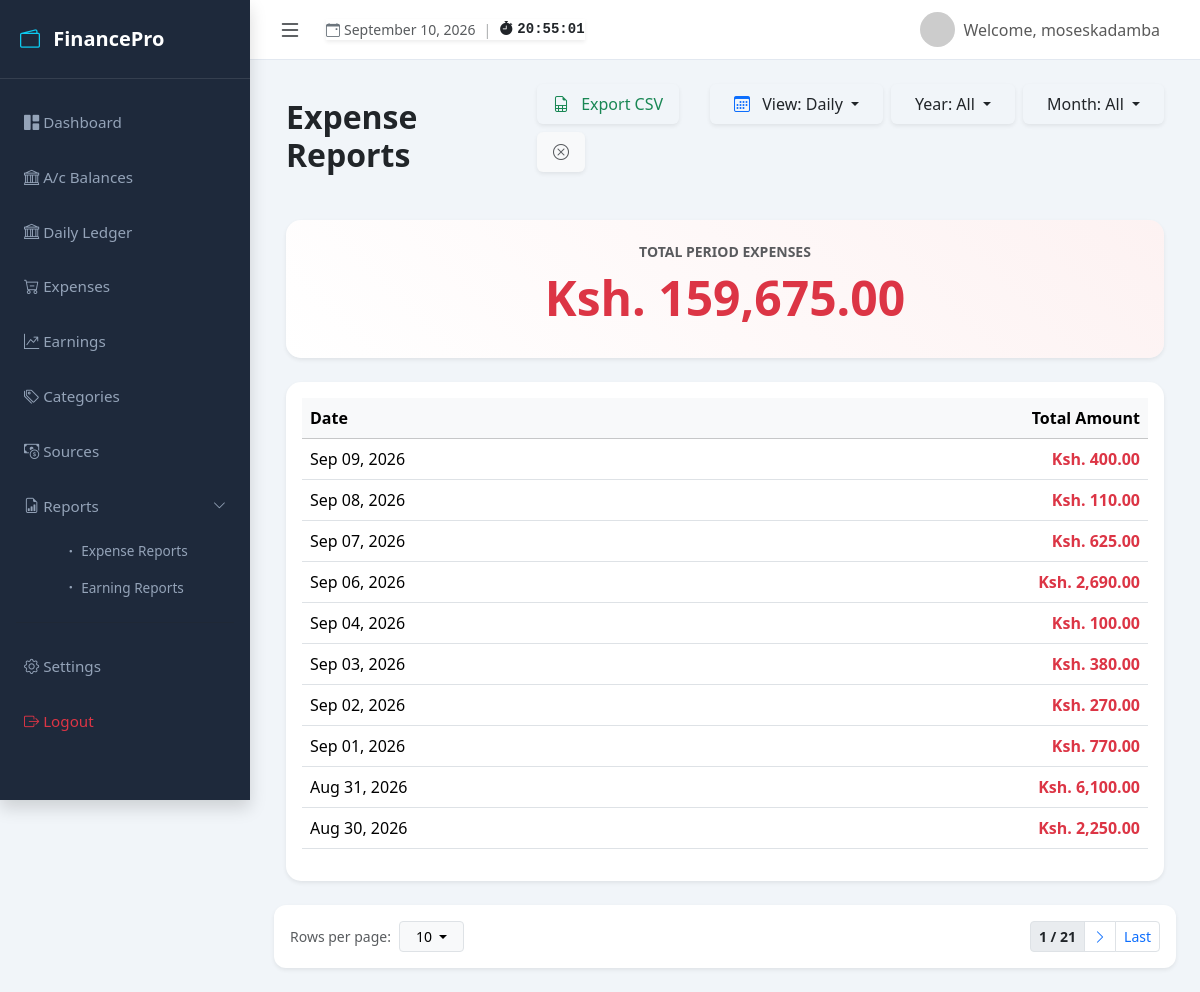
The page /reports/expenses/ (signed in) on the database its author committed.
### myapp/models.py (models this page shows, shortened)
class Expense(models.Model):
    user = models.ForeignKey(User, on_delete=models.CASCADE, related_name='expenses')
    amount = models.DecimalField(
        max_digits=10,
        decimal_places=2,
        validators=[MinValueValidator(Decimal('0.01'))]
    )
    category = models.ForeignKey(
        Category,
        on_delete=models.SET_NULL,
        null=True,
        blank=True,
        related_name='expenses'
    )
    description = models.TextField(blank=True, null=True)
    date = models.DateField(default=timezone.now)
    created_at = models.DateTimeField(auto_now_add=True)
    updated_at = models.DateTimeField(auto_now=True)
    class Meta:
        ordering = ['-date', '-created_at']

### myapp/views.py (the view)
# urls.py: path('reports/expenses/', views.expense_reports, name='expense_reports'),
@login_required
def expense_reports(request):
    filter_type = request.GET.get('filter', 'daily')
    year_filter = request.GET.get('year')
    month_filter = request.GET.get('month')
    trunc_map = {
        'daily': TruncDay('date'),
        'weekly': TruncWeek('date'),
        'monthly': TruncMonth('date'),
        'yearly': TruncYear('date'),
    }
    trunc_func = trunc_map.get(filter_type, TruncDay('date'))
    expenses_qs = Expense.objects.filter(user=request.user)
    if year_filter and year_filter.isdigit():
        expenses_qs = expenses_qs.filter(date__year=year_filter)
    if month_filter and month_filter.isdigit():
        expenses_qs = expenses_qs.filter(date__month=month_filter)
    per_page = request.GET.get('per_page', '10')
    if not per_page.isdigit():
        per_page = 10
    else:
        per_page = int(per_page)
    report_data = (
        expenses_qs.annotate(period=trunc_func)
        .values('period')
        .annotate(total_amount=Sum('amount'))
        .order_by('-period')
    )
    report_data = list(report_data)
    total_amount = sum(item['total_amount'] or 0 for item in report_data)
    for item in report_data:
        item['total_amount'] = (item['total_amount'] or 0)
        if filter_type == 'weekly' and item['period']:
            item['end_period'] = item['period'] + timedelta(days=6)
    years = (
        Expense.objects.filter(user=request.user)
        .annotate(y=ExtractYear('date'))
        .values_list('y', flat=True)
        .distinct()
        .order_by('-y')
    )
    years = [str(y) for y in years]
    paginator = Paginator(report_data, per_page)
    page_number = request.GET.get('page')
    page_obj = paginator.get_page(page_number)
    context = {
        'report_data': page_obj,  # Pass the paginated object containing list fragments
        'filter_type': filter_type,
        'year_filter': year_filter,
        'month_filter': month_filter,
        'total_sum': total_amount,
        'years': years,
        'months': [(i, calendar.month_name[i]) for i in range(1, 13)],
        'per_page': per_page,
    }
    return render(request, 'myapp/expense_reports.html', context)

### myapp/context_processors.py (called while the page is built)
def global_tracker_context(request):
    user_tz_name = settings.TIME_ZONE
    if request.user.is_authenticated:
        try:
            profile = request.user.profile
            user_tz_name = profile.timezone
        except UserProfile.DoesNotExist:
            pass
    try:
        timezone.activate(user_tz_name)
        active_date = timezone.localdate()
    except Exception:
        timezone.activate(settings.TIME_ZONE)
        user_tz_name = settings.TIME_ZONE
        active_date = timezone.localdate()
    return {
        'timezone_name': user_tz_name,
        'today': active_date
    }

### myapp/templates/myapp/expense_reports.html (shortened to what this page needs)
{% extends 'myapp/base.html' %}
{% block content %}
<div class="container-fluid">
    <div class="d-flex justify-content-between align-items-center mb-4">
        <h2 class="fw-bold">Expense Reports</h2>
        <div class="d-flex gap-2 mb-4 flex-wrap">
            <a href="{% url 'expenses:report_expenses_csv' %}?filter={{ filter_type }}&year={{ year_filter }}&month={{ month_filter }}"
               class="btn btn-outline-success shadow-sm border-0 px-3 py-2">
                <i class="bi bi-file-earmark-spreadsheet me-2"></i> Export CSV
            </a>
            <div class="dropdown ms-md-auto">
                <button class="btn btn-white shadow-sm border-0 dropdown-toggle px-4 py-2" type="button" data-bs-toggle="dropdown">
                    <i class="bi bi-calendar3 me-2 text-primary"></i>
                    View: {{ filter_type|capfirst }}
                </button>
            </div>
            <div class="dropdown">
                <button class="btn btn-white shadow-sm border-0 dropdown-toggle px-4 py-2" type="button" data-bs-toggle="dropdown">
                    Year: {% if year_filter %}{{ year_filter }}{% else %}All{% endif %}
                </button>
            </div>
            {% if filter_type != 'yearly' %}
            <div class="dropdown">
                <button class="btn btn-white shadow-sm border-0 dropdown-toggle px-4 py-2" type="button" data-bs-toggle="dropdown">
                    Month:
                    {% if month_filter %}
                        {% for m_num, m_name in months %}
                            {% if month_filter|stringformat:"s" == m_num|stringformat:"s" %}{{ m_name }}{% endif %}
                        {% endfor %}
                    {% else %}
                        All
                    {% endif %}
                </button>
            </div>
            {% endif %}
            <a href="?" class="btn btn-light shadow-sm border-0 px-3 py-2 text-muted" title="Clear Filters">
                <i class="bi bi-x-circle"></i>
            </a>
        </div>
    </div>
    <div class="card border-0 shadow-sm mb-4" style="border-radius: 15px; background: linear-gradient(45deg, #ffffff, #fdf2f2);">
        <div class="card-body p-4 text-center">
            <h6 class="text-uppercase text-muted small fw-bold">Total period Expenses</h6>
            <h1 class="display-5 fw-bold text-danger">Ksh. {{ total_sum|floatformat:2 }}</h1>
        </div>
    </div>
    <div class="card border-0 shadow-sm" style="border-radius: 15px;">
        <div class="table-responsive p-3">
            <table class="table table-hover align-middle">
                <thead class="table-light">
                    <tr>
                        <th>{% if filter_type == 'daily' %}Date
                            {% elif filter_type == 'weekly' %}Week
                            {% elif filter_type == 'monthly' %}Month
                            {% elif filter_type == 'yearly' %}Year
                            {% endif %}
                        </th>
                        <th class="text-end">Total Amount</th>
                    </tr>
                </thead>
                <tbody>
                    {% for item in report_data %}
                    <tr>
                        <td class="fw-medium">
                            {% if filter_type == 'daily' %}
                                {{ item.period|date:"M d, Y" }}
                            {% elif filter_type == 'weekly' %}
                                {{ item.period|date:"d M" }} - {{ item.end_period|date:"d M Y" }}
                            {% elif filter_type == 'monthly' %}
                                {{ item.period|date:"F Y" }}
                            {% else %}
                                {{ item.period|date:"Y" }}
                            {% endif %}
                        </td>
                        <td class="text-end fw-bold text-danger">
                            Ksh. {{ item.total_amount|floatformat:2 }}
                        </td>
                    </tr>
                    {% endfor %}
                </tbody>
            </table>
            </div>
        </div>
    </div>
    <div class="d-flex flex-column flex-md-row justify-content-between align-items-center mt-4 bg-white p-3 shadow-sm" style="border-radius: 12px;">
        <div class="d-flex align-items-center mb-3 mb-md-0">
            <span class="text-muted small me-2">Rows per page:</span>
            <div class="dropdown">
                <button class="btn btn-sm btn-light border dropdown-toggle px-3" type="button" data-bs-toggle="dropdown">
                    {{ per_page }}
                </button>
            </div>
        </div>
        {% if report_data.has_other_pages %}
        <nav aria-label="Page navigation">
            <ul class="pagination pagination-sm mb-0">
                <li class="page-item disabled">
                    <span class="page-link text-dark fw-bold">{{ report_data.number }} / {{ report_data.paginator.num_pages }}</span>
                </li>
                {% if report_data.has_next %}
                    <li class="page-item">
                        <a class="page-link" href="?page={{ report_data.next_page_number }}&filter={{ filter_type }}&year={{ year_filter }}&month={{ month_filter }}&per_page={{ per_page }}"><i class="bi bi-chevron-right"></i></a>
                    </li>
                    <li class="page-item">
                        <a class="page-link" href="?page={{ report_data.paginator.num_pages }}&filter={{ filter_type }}&year={{ year_filter }}&month={{ month_filter }}&per_page={{ per_page }}">Last</a>
                    </li>
                {% endif %}
            </ul>
        </nav>
        {% endif %}
    </div>
</div>
{% endblock %}

### myapp/templates/myapp/base.html (shortened to what this page needs)
<!DOCTYPE html>
<html lang="en">
<head>
    <link href="https://cdn.jsdelivr.net/npm/bootstrap@5.3.3/dist/css/bootstrap.min.css" rel="stylesheet">
    <link rel="stylesheet" href="https://cdn.jsdelivr.net/npm/bootstrap-icons@1.11.3/font/bootstrap-icons.min.css">
</head>
<body>
<div class="d-flex" id="wrapper">
    <div id="sidebar-wrapper" class="shadow">
        <div class="sidebar-heading d-flex justify-content-between align-items-center">
            <span><i class="bi bi-wallet2 me-2 text-info"></i> FinancePro</span>
        </div>
        <div class="nav flex-column py-3">
            <a href="{% url 'expenses:dashboard' %}" class="nav-link {% if request.resolver_match.url_name == 'dashboard' %}active{% endif %}">
                <i class="bi bi-grid-1x2-fill"></i> Dashboard
            </a>
            <a href="{% url 'expenses:account_dashboard_main' %}" class="nav-link {% if request.resolver_match.url_name == 'account_dashboard_main' %}active{% endif %}">
                <i class="bi bi-bank"></i> A/c Balances
            </a>
            <a href="{% url 'expenses:daily_ledger' %}" class="nav-link {% if request.resolver_match.url_name == 'daily_ledger' %}active{% endif %}">
                <i class="bi bi-bank"></i> Daily Ledger
            </a>
            <a href="{% url 'expenses:home' %}" class="nav-link d-flex justify-content-between align-items-center {% if request.resolver_match.url_name in 'home,add_expense' %}active fw-bold text-white{% endif %}">
                <span><i class="bi bi-cart-dash"></i> Expenses</span>
            </a>
            <a href="{% url 'expenses:earning_list' %}" class="nav-link d-flex justify-content-between align-items-center ">
                <span><i class="bi bi-graph-up-arrow"></i> Earnings</span>
            </a>
            <a href="{% url 'expenses:category_list' %}" class="nav-link d-flex justify-content-between align-items-center {% if request.resolver_match.url_name in 'add_category,category_list' %}active fw-bold text-white{% endif %}">
                <span><i class="bi bi-tags"></i> Categories</span>
            </a>
            <a href="{% url 'expenses:source_list' %}" class="nav-link d-flex justify-content-between align-items-center {% if request.resolver_match.url_name in 'add_source,source_list' %}active fw-bold text-white{% endif %}">
                <span><i class="bi bi-cash-coin"></i> Sources</span>
            </a>
            <a class="nav-link d-flex justify-content-between align-items-center"
               data-bs-toggle="collapse"
               href="#reportsCollapse"
               role="button"
               aria-expanded="false"
               aria-controls="reportsCollapse">
                <span><i class="bi bi-file-earmark-bar-graph"></i> Reports</span>
                <i class="bi bi-chevron-down small"></i>
            </a>
            <div class="collapse {% if 'report' in request.resolver_match.url_name %}show{% endif %}" id="reportsCollapse">
                <div class="nav flex-column ps-4">
                    <a href="{% url 'expenses:expense_reports' %}" class="nav-link py-2 small">
                        <i class="bi bi-dot"></i> Expense Reports
                    </a>
                    <a href="{% url 'expenses:earning_reports' %}" class="nav-link py-2 small">
                        <i class="bi bi-dot"></i> Earning Reports
                    </a>
                </div>
            </div>
            <hr class="mx-3">
            <a href="{% url 'expenses:settings' %}" class="nav-link {% if request.resolver_match.url_name == 'settings' %}active{% endif %}">
                <i class="bi bi-gear"></i> Settings
            </a>
            <a href="{% url 'expenses:logout' %}" class="text-danger nav-link {% if request.resolver_match.url_name == 'logout' %}active{% endif %}">
                <i class="bi bi-box-arrow-right"></i> Logout
            </a>
        </div>
    </div>
    <div id="page-content-wrapper">
        <nav class="navbar navbar-expand-lg navbar-light px-4">
            <div class="d-flex align-items-center gap-3">
                <button class="btn btn-outline-dark border-0 p-1 me-1" id="sidebarToggle">
                    <i class="bi bi-list fs-4"></i>
                </button>
                <div class="clock-badge-container d-none d-sm-flex align-items-center gap-2 small shadow-sm">
                    <span class="text-secondary d-flex align-items-center gap-1">
                        <i class="bi bi-calendar-event text-green"></i>
                        <span class="fw-medium text-dark opacity-75">{{ today|date:"F j, Y" }}</span>
                    </span>
                    <span class="text-muted opacity-50">|</span>
                    <span class="font-monospace fw-bold text-green d-flex align-items-center gap-1">
                        <i class="bi bi-stopwatch-fill"></i>
                        <span id="liveClock">--:--:--</span>
                    </span>
                </div>
            </div>
            <div class="ms-auto d-flex align-items-center">
                <a href="#" class="d-flex align-items-center text-decoration-none text-dark">
                    <img src="https://ui-avatars.com/api/?name={{ user.username }}&background=0D8ABC&color=fff" class="rounded-circle me-2" width="35">
                    {% if user.is_authenticated %}
                        <span class="navbar-text me-3">Welcome, {{ user.username }}</span>
                    {% else %}
                        <a href="{% url 'management:login' %}" class="btn btn-primary">Login</a>
                    {% endif %}
                </a>
            </div>
        </nav>
        <div class="container-fluid p-4">
            {% block content %}{% endblock %}
        </div>
    </div>
</body>
</html>

### myapp/templates/myapp/base.html (style rules this page uses)
:root { --sidebar-width: 250px; --top-nav-height: 60px; --dark-bg: #1e293b; --accent-color: #38bdf8; }
body { background-color: #f1f5f9; overflow-x: hidden; width: 100vw; }
#wrapper { display: flex; width: 100%; }
#sidebar-wrapper { height: 100vh; width: var(--sidebar-width); background-color: var(--dark-bg); transition: all 0.3s ease; position: fixed; top: 0; left: 0; z-index: 1050; display: flex; flex-direction: column; }
#sidebar-wrapper .sidebar-heading { padding: 1.5rem 1.25rem; font-size: 1.25rem; color: white; font-weight: bold; border-bottom: 1px solid rgba(255,255,255,0.1); }
#sidebar-wrapper .nav-link { padding: 1rem 1.5rem; color: #94a3b8; font-size: 0.95rem; }
#page-content-wrapper { width: 100%; min-height: 100vh; transition: all 0.3s ease; margin-left: var(--sidebar-width); }
.navbar { height: var(--top-nav-height); background-color: white !important; border-bottom: 1px solid #e2e8f0; position: sticky; top: 0; z-index: 1000; }
#sidebar-wrapper .nav-link[data-bs-toggle="collapse"] { cursor: pointer; }
#sidebar-wrapper .collapse .nav-link { font-size: 0.85rem; padding-left: 2.5rem; }

### rows shown on the page
Expense: period "Sep 08, 2026", total_amount "110.00"
Expense: period "Sep 04, 2026", total_amount "100.00"
Expense: period "Aug 30, 2026", total_amount "2,250.00"

### other values the page prints
{{ today|date:"F j, Y" }} "September 10, 2026"
{{ user.username }} "moseskadamba"
{{ filter_type|capfirst }} "Daily"
{{ total_sum|floatformat:2 }} "159,675.00"
{{ item.period|date:"M d, Y" }} "Sep 09, 2026" "Sep 07, 2026" "Sep 06, 2026" "Sep 03, 2026" "Sep 02, 2026" "Sep 01, 2026" "Aug 31, 2026"
{{ item.total_amount|floatformat:2 }} "400.00" "625.00" "2,690.00" "380.00" "270.00" "770.00" "6,100.00"
{{ per_page }} "10"
{{ report_data.number }} "1"
{{ report_data.paginator.num_pages }} "21"
